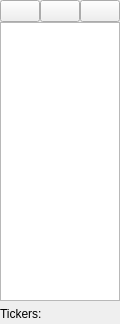
<?xml version="1.0" encoding="UTF-8"?>
<ui version="4.0">
 <class>List</class>
 <widget class="QWidget" name="List">
  <property name="geometry">
   <rect>
    <x>0</x>
    <y>0</y>
    <width>111</width>
    <height>324</height>
   </rect>
  </property>
  <property name="windowTitle">
   <string>Form</string>
  </property>
  <layout class="QGridLayout" name="gridLayout">
   <property name="margin">
    <number>0</number>
   </property>
   <property name="spacing">
    <number>0</number>
   </property>
   <item row="0" column="0" colspan="3">
    <layout class="QHBoxLayout" name="horizontalLayout">
     <property name="spacing">
      <number>0</number>
     </property>
     <item>
      <widget class="QPushButton" name="pushClear">
       <property name="icon">
        <iconset resource="tht.qrc">
         <normaloff>:/images/clear.png</normaloff>:/images/clear.png</iconset>
       </property>
      </widget>
     </item>
     <item>
      <widget class="QPushButton" name="pushAdd">
       <property name="icon">
        <iconset resource="tht.qrc">
         <normaloff>:/images/add.png</normaloff>:/images/add.png</iconset>
       </property>
      </widget>
     </item>
     <item>
      <widget class="QPushButton" name="pushSaveAs">
       <property name="icon">
        <iconset resource="tht.qrc">
         <normaloff>:/images/saveas.png</normaloff>:/images/saveas.png</iconset>
       </property>
      </widget>
     </item>
     <item>
      <spacer name="horizontalSpacer">
       <property name="orientation">
        <enum>Qt::Horizontal</enum>
       </property>
       <property name="sizeHint" stdset="0">
        <size>
         <width>0</width>
         <height>20</height>
        </size>
       </property>
      </spacer>
     </item>
    </layout>
   </item>
   <item row="1" column="0" colspan="3">
    <widget class="QListWidget" name="list"/>
   </item>
   <item row="3" column="0">
    <widget class="QLabel" name="label">
     <property name="text">
      <string>Tickers:</string>
     </property>
    </widget>
   </item>
   <item row="3" column="2">
    <widget class="QLabel" name="labelElements">
     <property name="sizePolicy">
      <sizepolicy hsizetype="MinimumExpanding" vsizetype="Preferred">
       <horstretch>0</horstretch>
       <verstretch>0</verstretch>
      </sizepolicy>
     </property>
    </widget>
   </item>
   <item row="2" column="2">
    <spacer name="verticalSpacer">
     <property name="orientation">
      <enum>Qt::Vertical</enum>
     </property>
     <property name="sizeType">
      <enum>QSizePolicy::Fixed</enum>
     </property>
     <property name="sizeHint" stdset="0">
      <size>
       <width>20</width>
       <height>3</height>
      </size>
     </property>
    </spacer>
   </item>
   <item row="3" column="1">
    <spacer name="horizontalSpacer_2">
     <property name="orientation">
      <enum>Qt::Horizontal</enum>
     </property>
     <property name="sizeType">
      <enum>QSizePolicy::Fixed</enum>
     </property>
     <property name="sizeHint" stdset="0">
      <size>
       <width>4</width>
       <height>20</height>
      </size>
     </property>
    </spacer>
   </item>
  </layout>
 </widget>
 <tabstops>
  <tabstop>pushClear</tabstop>
  <tabstop>pushAdd</tabstop>
  <tabstop>pushSaveAs</tabstop>
  <tabstop>list</tabstop>
 </tabstops>
 <resources>
  <include location="tht.qrc"/>
 </resources>
 <connections>
  <connection>
   <sender>pushClear</sender>
   <signal>clicked()</signal>
   <receiver>List</receiver>
   <slot>slotClear()</slot>
   <hints>
    <hint type="sourcelabel">
     <x>15</x>
     <y>13</y>
    </hint>
    <hint type="destinationlabel">
     <x>162</x>
     <y>24</y>
    </hint>
   </hints>
  </connection>
  <connection>
   <sender>pushAdd</sender>
   <signal>clicked()</signal>
   <receiver>List</receiver>
   <slot>slotAdd()</slot>
   <hints>
    <hint type="sourcelabel">
     <x>51</x>
     <y>16</y>
    </hint>
    <hint type="destinationlabel">
     <x>182</x>
     <y>12</y>
    </hint>
   </hints>
  </connection>
  <connection>
   <sender>pushSaveAs</sender>
   <signal>clicked()</signal>
   <receiver>List</receiver>
   <slot>slotSaveAs()</slot>
   <hints>
    <hint type="sourcelabel">
     <x>84</x>
     <y>15</y>
    </hint>
    <hint type="destinationlabel">
     <x>243</x>
     <y>18</y>
    </hint>
   </hints>
  </connection>
  <connection>
   <sender>list</sender>
   <signal>itemSelectionChanged()</signal>
   <receiver>List</receiver>
   <slot>slotSelectedItemChanged()</slot>
   <hints>
    <hint type="sourcelabel">
     <x>71</x>
     <y>177</y>
    </hint>
    <hint type="destinationlabel">
     <x>300</x>
     <y>189</y>
    </hint>
   </hints>
  </connection>
 </connections>
 <slots>
  <slot>slotClear()</slot>
  <slot>slotAdd()</slot>
  <slot>slotSaveAs()</slot>
  <slot>slotSelectedItemChanged()</slot>
 </slots>
</ui>
